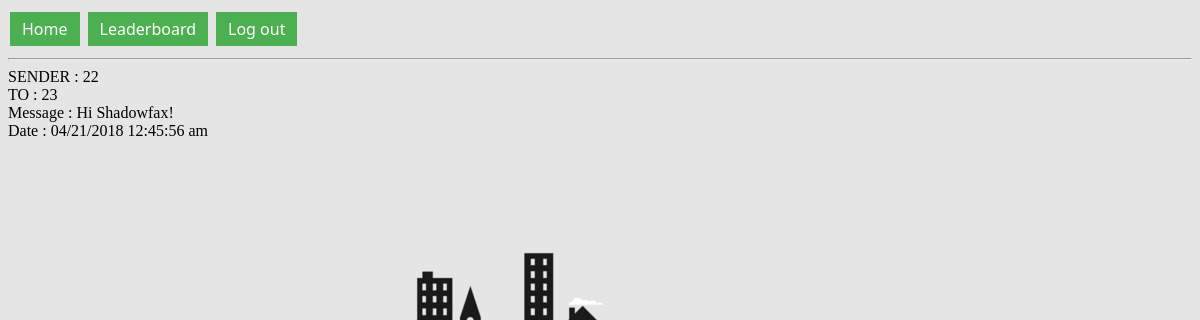
The app's page /showMessageByID.php?textID=20 (signed in) with its own data.
### tables this page shows
CREATE TABLE `message` (
  `textID` int(11) NOT NULL,
  `fromUserID` int(11) DEFAULT NULL,
  `toUserID` int(11) DEFAULT NULL,
  `date` varchar(30) DEFAULT NULL,
  `text` varchar(50) DEFAULT NULL
);

### showMessageByID.php (the view, shortened to what this page needs)
<!DOCTYPE html>
<html>
    <head>
    </head>
    <body>
    <a class="button" href="index.php">Home</a>
    <a class="button" href="leaderboard.php">Leaderboard</a>
    <a class="button" href="logout.php">Log out</a>
    <br><hr>
    <?php
        require 'connect.inc.php';
        if(isset($_GET['textID']))
        {
            $textID = $_GET['textID'];
            $query = "SELECT * FROM `message` WHERE `textID` = '$textID' ";
            $queryRun = mysqli_query($conn, $query);
            $queryNumRows = mysqli_num_rows($queryRun);
           if($queryNumRows > 0)
           {
                $info = mysqli_fetch_assoc($queryRun);
                echo "SENDER  :"."      ".$info['fromUserID']."<br>";
                echo "TO  :"."      ".$info['toUserID']."<br>";
                echo "Message  :"."      ".$info['text']."<br>";
                echo "Date  :"."      ".$info['date']."<br>";
           }
        }
    ?>
    </body>
</html>

### showMessageByID.php (style rules this page uses)
body { background-image: url("dashboard.jpg"); }
.button { background-color: #4CAF50; border: none; color: white; padding: 6px 12px; text-align: center; text-decoration: none; display: inline-block; font-size: 16px; margin: 4px 2px; cursor: pointer; font-family: "Segoe UI"; }

### records on screen
message: fromUserID "22", toUserID "23", text "Hi Shadowfax!", date "04/21/2018 12:45:56 am"
